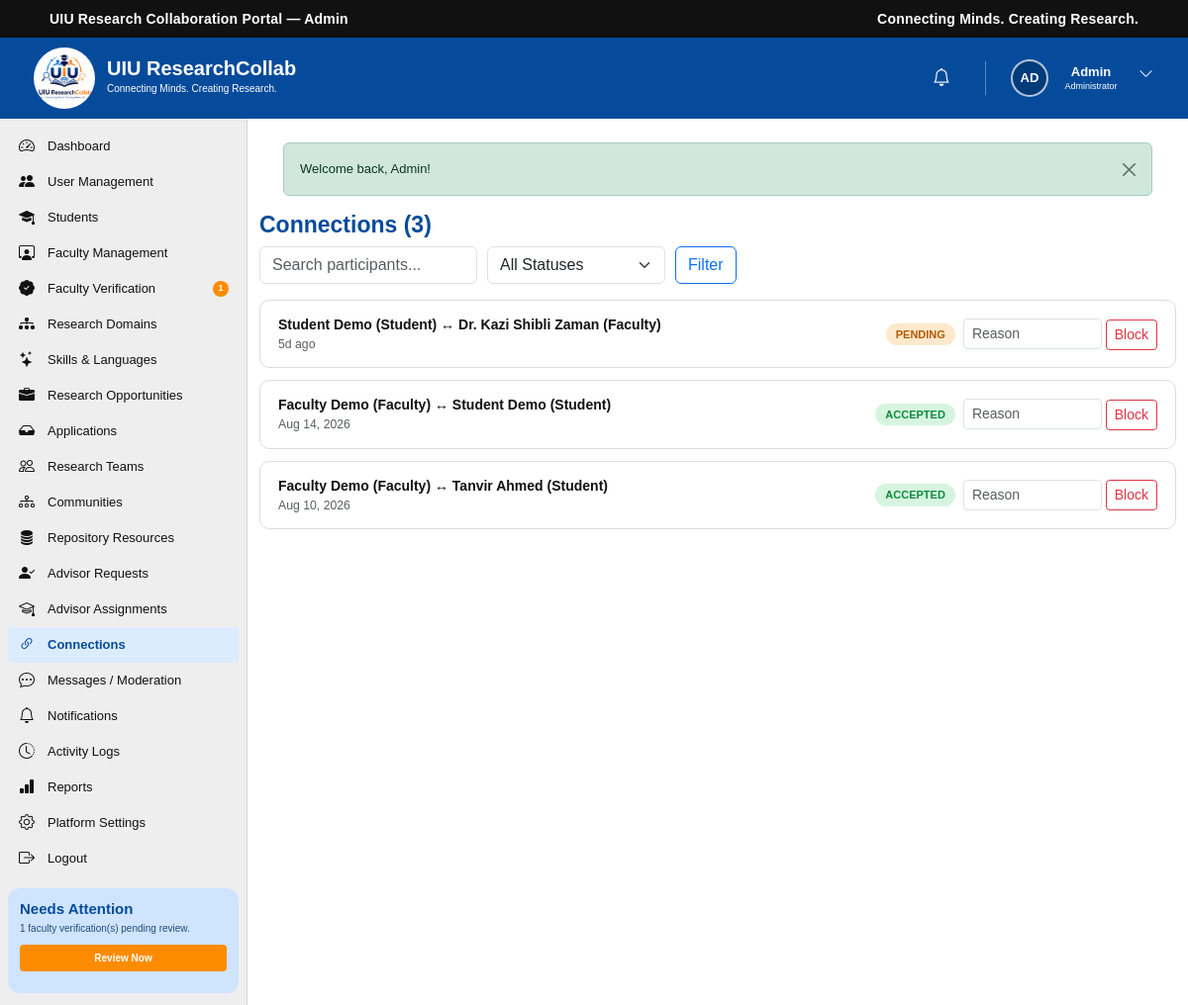
The page /admin/connections.php (signed in) on the database its author committed.
### tables this page shows
CREATE TABLE `users` (
  `id` int(10) UNSIGNED NOT NULL,
  `name` varchar(100) NOT NULL,
  `email` varchar(150) NOT NULL,
  `password` varchar(255) NOT NULL,
  `role` enum('student','faculty','admin') NOT NULL DEFAULT 'student',
  `status` enum('active','inactive','suspended') NOT NULL DEFAULT 'active',
  `email_verified_at` datetime DEFAULT NULL,
  `last_login_at` datetime DEFAULT NULL,
  `created_at` timestamp NOT NULL DEFAULT current_timestamp(),
  `updated_at` timestamp NOT NULL DEFAULT current_timestamp() ON UPDATE current_timestamp()
);

CREATE TABLE IF NOT EXISTS `research_connections` (
  `id` int(10) UNSIGNED NOT NULL AUTO_INCREMENT,
  `requester_id` int(10) UNSIGNED NOT NULL,
  `recipient_id` int(10) UNSIGNED NOT NULL,
  `request_message` text DEFAULT NULL,
  `status` enum('pending','accepted','declined','cancelled','blocked') NOT NULL DEFAULT 'pending',
  `responded_at` datetime DEFAULT NULL,
  `created_at` timestamp NOT NULL DEFAULT current_timestamp(),
  `updated_at` timestamp NOT NULL DEFAULT current_timestamp() ON UPDATE current_timestamp(),
  `pair_key` varchar(41) GENERATED ALWAYS AS (CONCAT(LEAST(`requester_id`,`recipient_id`),'-',GREATEST(`requester_id`,`recipient_id`))) STORED,
  PRIMARY KEY (`id`),
  KEY `idx_connection_pair` (`pair_key`),
  KEY `idx_connection_requester` (`requester_id`,`status`),
  KEY `idx_connection_recipient` (`recipient_id`,`status`),
  CONSTRAINT `chk_connection_not_self` CHECK (`requester_id` <> `recipient_id`)
);

### includes/functions.php (called while the page is built, shortened)
<?php
function e(?string $value): string
{
    return htmlspecialchars((string)$value, ENT_QUOTES, 'UTF-8');
}
function base_url(): string
{
    static $base = null;
    if ($base === null) {
        $root    = str_replace('\\', '/', rtrim(dirname(__DIR__), '/\\'));
        $docRoot = str_replace('\\', '/', rtrim($_SERVER['DOCUMENT_ROOT'] ?? '', '/\\'));
        $base    = ($docRoot !== '' && strpos($root, $docRoot) === 0) ? substr($root, strlen($docRoot)) : '';
    }
    return $base;
}
function url(string $path): string
{
    return base_url() . $path;
}
function time_ago(?string $datetime): string
{
    $ts = strtotime($datetime);
    $diff = time() - $ts;
    if ($diff < 604800) {
        return floor($diff / 86400) . 'd ago';
    }
    return date('M j, Y', $ts);
}
function initials(string $name): string
{
    $parts = array_filter(preg_split('/\s+/', trim($name)));
    $parts = array_values($parts);
    $first = mb_substr($parts[0], 0, 1);
    $last  = count($parts) > 1 ? mb_substr(end($parts), 0, 1) : '';
    return mb_strtoupper($first . $last);
}

### includes/auth.php (called while the page is built, shortened)
<?php
function current_user_id(): ?int
{
    return isset($_SESSION['user_id']) ? (int)$_SESSION['user_id'] : null;
}
function is_logged_in(): bool
{
    return isset($_SESSION['user_id']);
}
function current_user(): ?array
{
    static $cache = null;
    if ($cache === null) {
        $stmt = db()->prepare('SELECT * FROM users WHERE id = ? LIMIT 1');
        $stmt->execute([current_user_id()]);
        $cache = $stmt->fetch() ?: null;
    }
    return $cache;
}

### config/database.php (called while the page is built, shortened)
<?php
function db(): PDO
{
    static $pdo = null;
    if ($pdo === null) {
        $dsn = 'mysql:host=' . DB_HOST . ';dbname=' . DB_NAME . ';charset=' . DB_CHARSET;
        try {
            $pdo = new PDO($dsn, DB_USER, DB_PASS, [
                PDO::ATTR_ERRMODE            => PDO::ERRMODE_EXCEPTION,
                PDO::ATTR_DEFAULT_FETCH_MODE => PDO::FETCH_ASSOC,
                PDO::ATTR_EMULATE_PREPARES   => false,
            ]);
        } catch (PDOException $e) {
            error_log('Database connection failed: ' . $e->getMessage());
            http_response_code(500);
            die('Service temporarily unavailable. Please try again later.');
        }
    }
    return $pdo;
}

### includes/admin_guard.php (called while the page is built, shortened)
<?php
$currentUser = current_user();

### admin/connections.php (the view, shortened to what this page needs)
<?php
require_once __DIR__ . '/../includes/admin_guard.php';
$pdo     = db();
$q = trim((string)($_GET['q'] ?? ''));
$where = ['1=1']; $params = [];
$stmt = $pdo->prepare(
    "SELECT rc.*, req.name AS requester_name, req.role AS requester_role, rec.name AS recipient_name, rec.role AS recipient_role
     FROM research_connections rc JOIN users req ON req.id = rc.requester_id JOIN users rec ON rec.id = rc.recipient_id
     WHERE " . implode(' AND ', $where) . " ORDER BY rc.created_at DESC LIMIT 60"
);
$stmt->execute($params);
$connections = $stmt->fetchAll();
function conn_pill(string $status): string
{
    return match ($status) { 'accepted' => 'pill pill-green', 'pending' => 'pill pill-orange', 'declined','blocked' => 'pill pill-red', default => 'pill pill-gray' };
}
?>
<!DOCTYPE html>
<html lang="en">
<head>
    <link href="https://cdn.jsdelivr.net/npm/bootstrap@5.3.3/dist/css/bootstrap.min.css" rel="stylesheet">
    <link rel="stylesheet" href="https://cdn.jsdelivr.net/npm/bootstrap-icons@1.11.3/font/bootstrap-icons.min.css">
    <link rel="stylesheet" href="../CSS/dashboard.css">
</head>
<body>
<?php require __DIR__ . '/../includes/admin_header.php'; ?>
<?php require __DIR__ . '/../includes/admin_sidebar.php'; ?>
    <main class="dashboard-main">
        <h2 style="color:var(--uiu-blue);font-size:23px;font-weight:700;">Connections (<?= count($connections) ?>)</h2>
        <form method="get" class="filter-bar">
            <input type="text" name="q" value="<?= e($q) ?>" class="form-control" style="max-width:220px;" placeholder="Search participants...">
            <select name="status" class="form-select" style="max-width:180px;"><option value="">All Statuses</option></select>
            <button type="submit" class="btn btn-outline-primary">Filter</button>
        </form>
        <?php foreach ($connections as $c): ?>
            <div class="app-panel d-flex justify-content-between align-items-center flex-wrap gap-2">
                <div>
                    <div class="fw-semibold"><?= e($c['requester_name']) ?> (<?= e(ucfirst($c['requester_role'])) ?>) ↔ <?= e($c['recipient_name']) ?> (<?= e(ucfirst($c['recipient_role'])) ?>)</div>
                    <div class="text-muted small"><?= e(time_ago($c['created_at'])) ?></div>
                </div>
                <div class="d-flex align-items-center gap-2">
                    <span class="<?= conn_pill($c['status']) ?>"><?= e(ucfirst($c['status'])) ?></span>
                    <?php if ($c['status'] !== 'blocked'): ?>
                    <form method="post" onsubmit="return confirm('Block this connection?');">
                        <input type="text" name="reason" class="form-control form-control-sm d-inline-block" style="width:140px;" placeholder="Reason">
                        <button class="btn btn-sm btn-outline-danger">Block</button>
                    </form>
                    <?php endif; ?>
                </div>
            </div>
        <?php endforeach; ?>
    </main>
<?php require __DIR__ . '/../includes/footer.php'; ?>
</body>
</html>

### includes/admin_header.php (shortened to what this page needs)
<div class="top-bar">
    <div class="container-fluid">
        <div class="row align-items-center">
            <div class="col-6">
                <div class="portal-title">UIU Research Collaboration Portal — Admin</div>
            </div>
            <div class="col-6 text-end">
                <div class="portal-tagline">Connecting Minds. Creating Research.</div>
            </div>
        </div>
    </div>
</div>
<header class="dashboard-header">
    <div class="dashboard-header-left">
        <a href="<?= e(url('/admin/dashboard.php')) ?>" class="dashboard-logo-link">
            <img src="<?= e(url('/IMAGES/logo.jpg')) ?>" alt="UIU ResearchCollab Logo" class="dashboard-logo">
        </a>
        <div class="dashboard-brand">
            <h1>UIU ResearchCollab</h1>
            <p>Connecting Minds. Creating Research.</p>
        </div>
    </div>
    <div class="dashboard-header-right">
        <div class="header-icon notification-icon">
            <a href="<?= e(url('/admin/notifications.php')) ?>" aria-label="Notifications">
                <i class="bi bi-bell"></i>
            </a>
        </div>
        <div class="dropdown dashboard-user-dropdown">
            <button class="dashboard-user btn p-0 border-0 bg-transparent" type="button" data-bs-toggle="dropdown" aria-expanded="false" aria-label="User menu">
                <span class="user-avatar avatar-initials"><?= e(initials($currentUser['name'])) ?></span>
                <div class="user-information">
                    <h3 class="user-first-name"><?= e(explode(' ', trim($currentUser['name']))[0] ?? $currentUser['name']) ?></h3>
                    <p>Administrator</p>
                </div>
                <span class="user-dropdown-button"><i class="bi bi-chevron-down"></i></span>
            </button>
        </div>
    </div>
</header>
<div class="dashboard-wrapper">

### CSS/dashboard.css (style rules this page uses)
:root { --uiu-blue: #064b9b; --uiu-dark-blue: #003b7a; --uiu-light-blue: #e5f0ff; --uiu-orange: #ff8c00; --uiu-green: #13a538; --uiu-purple: #7b3fc6; --uiu-teal: #00a99d; --text-dark: #111111; --text-medium: #444444; --text-light: #666666; --background: #f5f5f5; --card-background: #ffffff; --border-color: #dddddd; }
* { margin: 0; padding: 0; box-sizing: border-box; }
html { scroll-behavior: smooth; }
body { font-family: Arial, Helvetica, sans-serif; background-color: var(--background); color: var(--text-dark); font-size: 14px; overflow-x: hidden; }
a { text-decoration: none; }
button, input { font-family: inherit; }
img { max-width: 100%; display: block; }
.top-bar { width: 100%; min-height: 38px; background-color: #111111; color: #ffffff; display: flex; align-items: center; }
.top-bar .container-fluid { padding-left: 50px; padding-right: 50px; }
.portal-title { font-size: 14px; font-weight: 700; letter-spacing: 0.2px; line-height: 1.2; }
.portal-tagline { font-size: 14px; font-weight: 600; letter-spacing: 0.2px; line-height: 1.2; }
.dashboard-header { width: 100%; height: 82px; background-color: var(--uiu-blue); display: flex; align-items: center; justify-content: space-between; padding: 30px 30px; color: #ffffff; }
.dashboard-header-left { display: flex; align-items: center; height: 100%; flex-shrink: 0; }
.dashboard-logo-link { display: flex; align-items: center; justify-content: center; width: 70px; height: 70px; }
.dashboard-logo { width: 62px; height: 62px; object-fit: contain; border-radius: 50%; }
.dashboard-brand { margin-left: 8px; line-height: 1; }
.dashboard-brand h1 { margin: 0; color: #ffffff; font-size: 20px; font-weight: 700; line-height: 20px; }
.dashboard-brand p { margin: 1px 0 0; color: #ffffff; font-size: 10px; line-height: 20px; }
.dashboard-header-right { height: 100%; display: flex; align-items: center; justify-content: flex-end; gap: 15px; }
.header-icon { width: 38px; height: 42px; display: flex; align-items: center; justify-content: center; position: relative; }
.dashboard-user { height: 100%; display: flex; align-items: center; gap: 8px; }
.user-avatar { width: 38px; height: 38px; border-radius: 50%; object-fit: cover; border: 2px solid rgba(255, 255, 255, 0.7); }
.user-information { min-width: 70px; }
.user-information h3 { margin: 0; color: #ffffff; font-size: 13px; font-weight: 700; line-height: 16px; }
.user-information p { margin: 0; color: #ffffff; font-size: 9px; line-height: 12px; }
.user-dropdown-button { width: 25px; height: 30px; border: none; background: transparent; color: #ffffff; font-size: 15px; cursor: pointer; }
.dashboard-wrapper { width: 100%; min-height: calc(100vh - 102px); display: flex; align-items: stretch; }
.dashboard-main { flex: 1; min-width: 0; background-color: #ffffff; padding: 10px 12px 20px; }
.avatar-initials { display: flex; align-items: center; justify-content: center; background-color: var(--uiu-dark-blue); color: #ffffff; font-size: 13px; font-weight: 700; }
.header-icon a { width: 35px; height: 35px; border: none; background: transparent; color: #ffffff; font-size: 18px; cursor: pointer; display: flex; align-items: center; justify-content: center; position: relative; }
.dashboard-user-dropdown { height: 100%; display: flex; align-items: center; }

### admin/connections.php (style rules this page uses)
.app-panel { background:#fff;border:1px solid var(--border-color);border-radius:10px;padding:14px 18px;margin-bottom:12px }
.filter-bar { display:flex;flex-wrap:wrap;gap:10px;margin-bottom:16px }
.pill { display:inline-flex;align-items:center;padding:3px 10px;border-radius:20px;font-size:11px;font-weight:700;text-transform:uppercase }
.pill-green { background:#d6f5e0;color:#0f8a3c }
.pill-orange { background:#ffe8cc;color:#b35a00 }

### rows shown on the page
users: name "AD", name "Admin"
research_connections: users.name "Student Demo", users.role "Student", users.name "Dr. Kazi Shibli Zaman", users.role "Faculty", created_at "5d ago", status "PENDING"
research_connections: users.name "Faculty Demo", users.role "Faculty", users.name "Student Demo", users.role "Student", created_at "Aug 14, 2026", status "ACCEPTED"
research_connections: users.name "Faculty Demo", users.role "Faculty", users.name "Tanvir Ahmed", users.role "Student", created_at "Aug 10, 2026", status "ACCEPTED"

### other values the page prints
$label "Dashboard"
$label "User Management"
$label "Students"
$label "Faculty Management"
$label "Faculty Verification"
$pendingVerificationCount "1"
$label "Research Domains"
$label "Skills & Languages"
$label "Research Opportunities"
$label "Applications"
$label "Research Teams"
$label "Communities"
$label "Repository Resources"
$label "Advisor Requests"
$label "Advisor Assignments"
